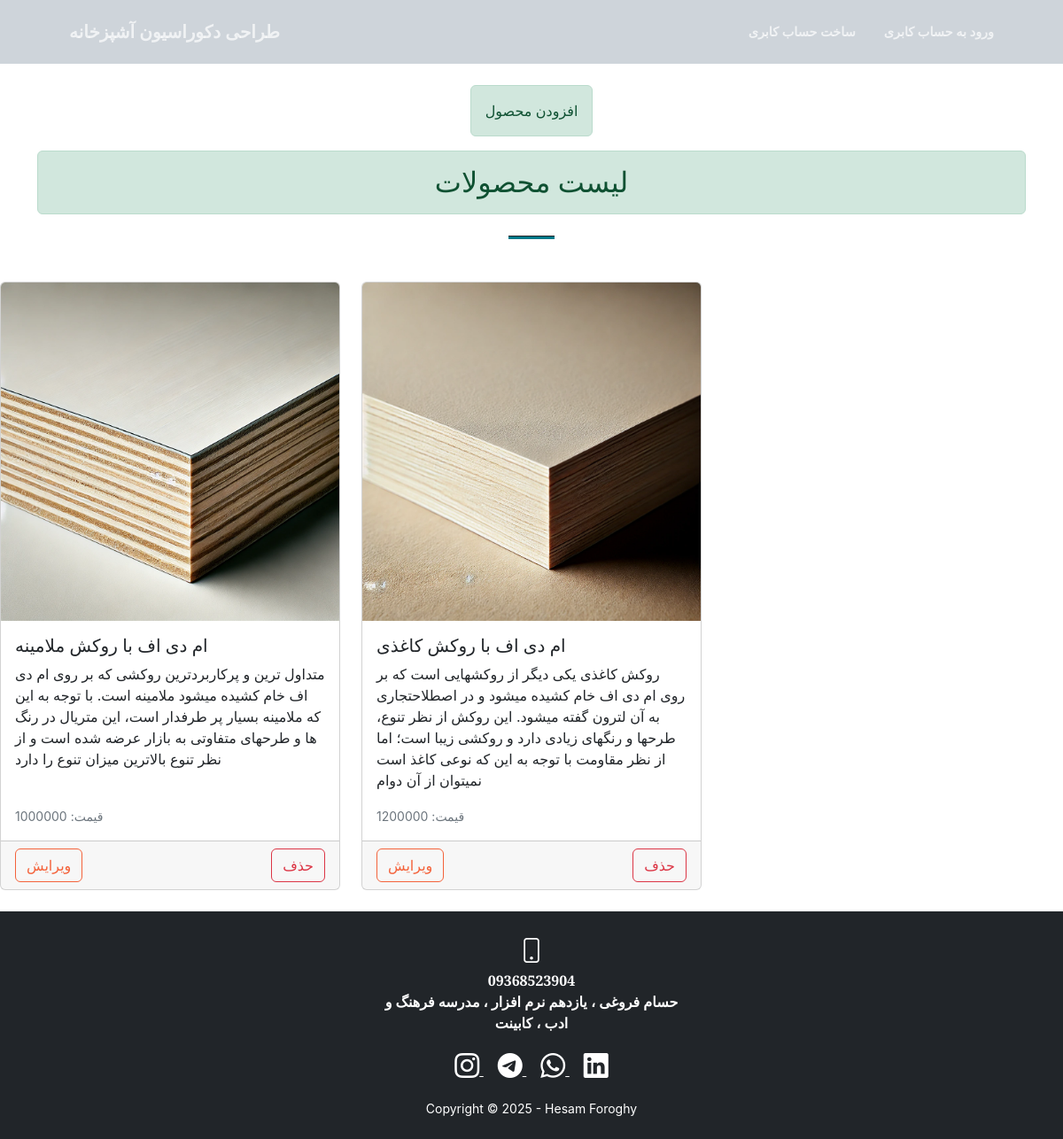
Page /modiriat.php on the committed database.
### tables this page shows
CREATE TABLE IF NOT EXISTS `product` (
  `name` varchar(100) NOT NULL,
  `imageurl` varchar(20) NOT NULL,
  `id` int NOT NULL AUTO_INCREMENT,
  `ghymat` int NOT NULL,
  `explane` varchar(1000) NOT NULL,
  PRIMARY KEY (`id`)
);

### modiriat.php (the view, shortened to what this page needs)
<?php include("navbar.php"); ?>
<div class="container my-5">
  <div class="text-center mb-4">
    <br></br>
    <a class="alert alert-success nav-link d-inline-block mb-3" role="alert" href="citynew.php">افزودن محصول</a>
    <h2 class="alert alert-success" role="alert">لیست محصولات</h2>
    <hr class="divider" />
  </div>
</div>
  <div class="row">
    <?php
    include("connect.php");
    $b = mysqli_query($a, "SELECT * FROM `product`");
    while ($row = mysqli_fetch_array($b)) {
    ?>
      <div class="col-md-4 mb-4 d-flex align-items-stretch">
        <div class="card h-100">
          <img src="<?php echo $row["imageurl"]; ?>" class="card-img-top" alt="تصویر محصول">
          <div class="card-body d-flex flex-column">
            <h5 class="card-title"><?php echo $row["name"]; ?></h5>
            <p class="card-text"><?php echo $row["explane"]; ?></p>
            <p class="card-text mt-auto"><small class="text-muted">قیمت: <?php echo $row["ghymat"]; ?></small></p>
          </div>
          <div class="card-footer d-flex justify-content-between">
            <a href="cityedit.php?id=<?php echo $row["id"]; ?>" class="btn btn-outline-primary">ویرایش</a>
            <a href="citydelete.php?id=<?php echo $row["id"]; ?>" class="btn btn-outline-danger">حذف</a>
          </div>
        </div>
      </div>
    <?php } ?>
  </div>
<?php include("footer.php"); ?>

### navbar.php (shortened to what this page needs)
<!DOCTYPE html>
<html lang="fa">
    <head>
        <link href="https://cdn.jsdelivr.net/npm/bootstrap-icons@1.5.0/font/bootstrap-icons.css" rel="stylesheet" />
        <link href="https://cdn.jsdelivr.net/npm/bootstrap@5.3.0-alpha1/dist/css/bootstrap.min.css" rel="stylesheet">
        <link href="https://cdnjs.cloudflare.com/ajax/libs/SimpleLightbox/2.1.0/simpleLightbox.min.css" rel="stylesheet" />
        <link href="css/styles.css" rel="stylesheet" />
        <link href="list.css" rel="stylesheet" />
    </head>
    <body id="page-top">
        <nav class="navbar navbar-expand-lg bg-dark-subtle fixed-top py-3 nav"  id="mainNav">
            <div class="container px-4 px-lg-5" >
                <a class="navbar-brand"  href="index.php">طراحی دکوراسیون آشپزخانه</a>
                <div class="collapse navbar-collapse" id="navbarResponsive">
                    <ul class="navbar-nav ms-auto my-2 my-lg-0">
                    <?php if(isset($_SESSION["login"])){ ?>
                          <li class="nav-item">
                           <a class="nav-link " href="logout.php"> خروج از حساب کاربری</a>
                          </li>
                          <li class="nav-item"><a class="nav-link" href="sabad_kharid.php"> سبد خرید  </a></li>
                          <li class="nav-item"><a class="nav-link" href="#fo">درباره ما</a></li>
                          <?php } else { ?>
                            <li class="nav-item"><a class="nav-link" href="register.php">ساخت حساب کابری</a></li>
                            <li class="nav-item"><a class="nav-link" href="login.php">ورود به حساب کابری</a></li>
                           <?php } ?>
                    </ul>
                </div>
            </div>
        </nav>
    </body>
</html>

### footer.php (shortened to what this page needs)
<!DOCTYPE html>
<html lang="fa">
    <head>
        <link href="https://cdn.jsdelivr.net/npm/bootstrap-icons@1.5.0/font/bootstrap-icons.css" rel="stylesheet" />
        <link href="https://cdn.jsdelivr.net/npm/bootstrap@5.3.0-alpha1/dist/css/bootstrap.min.css" rel="stylesheet">
        <link href="https://cdnjs.cloudflare.com/ajax/libs/SimpleLightbox/2.1.0/simpleLightbox.min.css" rel="stylesheet" />
        <link href="css/styles.css" rel="stylesheet" />
    </head>
        <footer class="bg-dark text-white py-4" id="fo">
            <div class="container text-center">
                <div class="row gx-4 gx-lg-5 justify-content-center">
                    <div class="col-lg-4 mb-3">
                        <i class="bi bi-phone fs-3 mb-2"></i>
                        <div class="fw-bold">09368523904
                           <div class="fw-bold"> حسام فروغی ، یازدهم نرم افزار ، مدرسه فرهنگ و ادب ، کابینت</div>
                        </div>
                    </div>
                </div>
            </div>
            <div class="container text-center">
                <div class="mb-3">
                    <a href="https://instagram.com" class="text-white mx-2" target="_blank">
                        <i class="bi bi-instagram fs-3"></i>
                    </a>
                    <a href="https://t.me" class="text-white mx-2" target="_blank">
                        <i class="bi bi-telegram fs-3"></i>
                    </a>
                    <a href="https://wa.me" class="text-white mx-2" target="_blank">
                        <i class="bi bi-whatsapp fs-3"></i>
                    </a>
                    <a href="https://linkedin.com" class="text-white mx-2" target="_blank">
                        <i class="bi bi-linkedin fs-3"></i>
                    </a>
                </div>
                <div class="small text-center">
                    Copyright &copy; <script>document.write(new Date().getFullYear());</script> - Hesam Foroghy
                </div>
            </div>
        </footer>
</html>

### list.css (style rules this page uses)
.nav { color: rgb(2, 2, 2); }

### rows in the picture
product: imageurl (picture), name "ام دی اف با روکش ملامینه", explane "متداول ترین و پرکاربردترین روکشی که بر روی ام دی اف خام کشیده میشود ملامینه است. با توجه به این که ملامینه بسیار پر طرفدار است، این متریال در رنگ ها و طرحهای متفاوتی به بازار عرضه شده است و از نظر تنوع بالاترین میزان تنوع را دارد", ghymat "1000000"
product: imageurl (picture), name "ام دی اف با روکش کاغذی", explane "روکش کاغذی یکی دیگر از روکشهایی است که بر روی ام دی اف خام کشیده میشود و در اصطلاحتجاری به آن لترون گفته میشود. این روکش از نظر تنوع، طرحها و رنگهای زیادی دارد و روکشی زیبا است؛ اما از نظر مقاومت با توجه به این که نوعی کاغذ است نمیتوان از آن دوام", ghymat "1200000"
